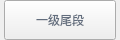
                    <widget class="QWidget" name="fdj_label_2" native="true">
                     <property name="geometry">
                      <rect>
                       <x>1450</x>
                       <y>160</y>
                       <width>120</width>
                       <height>40</height>
                      </rect>
                     </property>
                     <property name="minimumSize">
                      <size>
                       <width>0</width>
                       <height>40</height>
                      </size>
                     </property>
                     <property name="maximumSize">
                      <size>
                       <width>16777215</width>
                       <height>40</height>
                      </size>
                     </property>
                     <layout class="QHBoxLayout" name="horizontalLayout_13">
                      <property name="spacing">
                       <number>0</number>
                      </property>
                      <property name="leftMargin">
                       <number>0</number>
                      </property>
                      <property name="topMargin">
                       <number>0</number>
                      </property>
                      <property name="rightMargin">
                       <number>0</number>
                      </property>
                      <property name="bottomMargin">
                       <number>0</number>
                      </property>
                      <item>
                       <widget class="QLabel" name="label_109">
                        <property name="minimumSize">
                         <size>
                          <width>4</width>
                          <height>0</height>
                         </size>
                        </property>
                        <property name="maximumSize">
                         <size>
                          <width>4</width>
                          <height>16777215</height>
                         </size>
                        </property>
                        <property name="text">
                         <string/>
                        </property>
                        <property name="pixmap">
                         <pixmap resource="twoDdisplay.qrc">:/twoDdisplay/rectleft</pixmap>
                        </property>
                       </widget>
                      </item>
                      <item>
                       <widget class="QPushButton" name="yjwdbtn">
                        <property name="minimumSize">
                         <size>
                          <width>0</width>
                          <height>40</height>
                         </size>
                        </property>
                        <property name="maximumSize">
                         <size>
                          <width>16777215</width>
                          <height>40</height>
                         </size>
                        </property>
                        <property name="cursor">
                         <cursorShape>PointingHandCursor</cursorShape>
                        </property>
                        <property name="styleSheet">
                         <string notr="true">border-image:url(:/twoDdisplay/btnbg);
color:rgb(98,109,125);</string>
                        </property>
                        <property name="text">
                         <string>一级尾段</string>
                        </property>
                       </widget>
                      </item>
                      <item>
                       <widget class="QLabel" name="label_110">
                        <property name="minimumSize">
                         <size>
                          <width>4</width>
                          <height>0</height>
                         </size>
                        </property>
                        <property name="maximumSize">
                         <size>
                          <width>4</width>
                          <height>16777215</height>
                         </size>
                        </property>
                        <property name="text">
                         <string/>
                        </property>
                        <property name="pixmap">
                         <pixmap resource="twoDdisplay.qrc">:/twoDdisplay/rectright</pixmap>
                        </property>
                       </widget>
                      </item>
                     </layout>
                    </widget>
